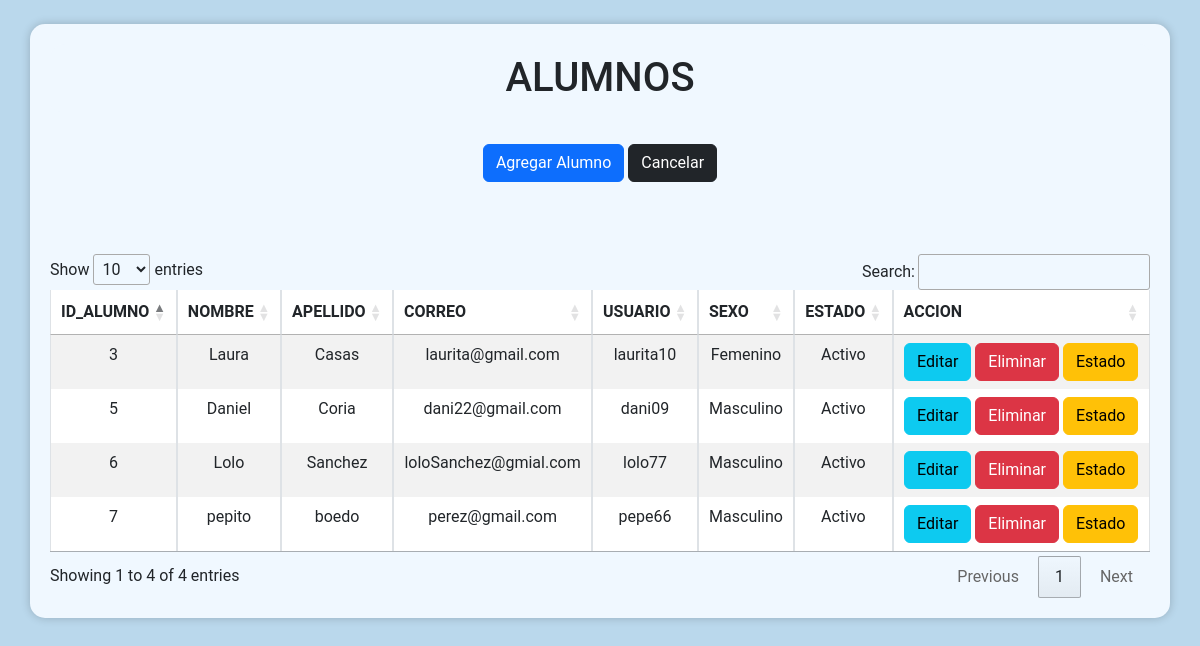
Screenshot of /admin/alumnos/alumnos.php (signed in) with the database file from the repository.
### tables this page shows
CREATE TABLE `alumnos` (
  `id_alumno` int(11) NOT NULL,
  `nombre` varchar(50) NOT NULL,
  `apellido` varchar(50) NOT NULL,
  `correo` varchar(50) NOT NULL,
  `usuario` varchar(50) NOT NULL,
  `contraseña` varchar(50) NOT NULL,
  `id_sexo` int(11) NOT NULL,
  `id_estado` int(11) NOT NULL
);

CREATE TABLE `sexo` (
  `id_sexo` int(11) NOT NULL,
  `tipo` varchar(50) NOT NULL
);

CREATE TABLE `estado` (
  `id_estado` int(11) NOT NULL,
  `tipo` varchar(50) NOT NULL
);

### admin/alumnos/alumnos.php (the view, shortened to what this page needs)
<?php
$conn = mysqli_connect("localhost", "root", "", "gestion_calificaciones");
?>
<!DOCTYPE html>
<html lang="en">
<head>
    <link rel="stylesheet" href="https://cdn.jsdelivr.net/npm/bootstrap@5.3.0-alpha1/dist/css/bootstrap.min.css">
    <link rel="stylesheet" href="//cdn.datatables.net/1.13.4/css/jquery.dataTables.min.css">
</head>
<br>
<body>
    <div class="container">
        <h1>ALUMNOS</h1>
        <br>
        <button type="button" class="btn btn-primary" onclick="window.location.href='insertarAlumno.php'">Agregar Alumno</button>
        <button type="button" class="btn btn-dark" onclick="window.location.href='../modoAdmin.php'">Cancelar</button>
        <br><br><br><br>
        <?php
        $sql = "SELECT p.id_alumno, p.nombre, p.apellido, p.correo, p.usuario, s.tipo AS sexo, e.tipo AS estado
        FROM alumnos p
        JOIN sexo s ON p.id_sexo = s.id_sexo
        JOIN estado e ON p.id_estado = e.id_estado;";
        $result = mysqli_query($conn, $sql);
        ?>
        <table id="alumnos" class="table table-bordered table-striped text-center">
            <thead>
                <tr class="bg-primary text-white">
                    <th scope="col">ID_ALUMNO</th>
                    <th scope="col">NOMBRE</th>
                    <th scope="col">APELLIDO</th>
                    <th scope="col">CORREO</th>
                    <th scope="col">USUARIO</th>
                    <th scope="col">SEXO</th>
                    <th scope="col">ESTADO</th>
                    <th scope="col">ACCION</th>
                </tr>
            </thead>
            <tbody>
                <?php
                while ($mostrar = mysqli_fetch_array($result)) {
                    ?>
                    <tr>
                        <td><?php echo $mostrar['id_alumno'] ?></td>
                        <td><?php echo $mostrar['nombre'] ?></td>
                        <td><?php echo $mostrar['apellido'] ?></td>
                        <td><?php echo $mostrar['correo'] ?></td>
                        <td><?php echo $mostrar['usuario'] ?></td>
                        <td><?php echo $mostrar['sexo'] ?></td>
                        <td><?php echo $mostrar['estado'] ?></td>
                        <td>
                            <button type="button" class="btn btn-info" onclick="window.location.href='editarAlumno.php?id=<?php echo $mostrar["id_alumno"]; ?>'">Editar</button>
                            <button type="button" class="btn btn-danger" onclick="window.location.href='eliminarAlumno.php?id=<?php echo $mostrar["id_alumno"]; ?>'">Eliminar</button>
                            <button type="button" class="btn btn-warning" onclick="window.location.href='estadoAlumno.php?id=<?php echo $mostrar["id_alumno"]; ?>'">Estado</button>
                        </td>
                    </tr>
                <?php
                }
                ?>
            </tbody>
        </table>
    </div>
</body>
</html>

### admin/alumnos/alumnos.php (style rules this page uses)
body { background-color: #BAD8EC; font-family: "Roboto", sans-serif; text-align: center; }
.container { background-color: aliceblue; margin: auto; padding: 20px; border-radius: 15px; box-shadow: 0 0 10px rgba(0, 0, 0, 0.2); }
h1 { background-color:aliceblue; border-radius: 15px 10px 15px 10px; padding: 10px; }

### rows the page displays
alumnos: id_alumno "3", nombre "Laura", apellido "Casas", correo "laurita@gmail.com", usuario "laurita10", id_sexo.tipo "Femenino", id_estado.tipo "Activo"
alumnos: id_alumno "5", nombre "Daniel", apellido "Coria", correo "dani22@gmail.com", usuario "dani09", id_sexo.tipo "Masculino", id_estado.tipo "Activo"
alumnos: id_alumno "6", nombre "Lolo", apellido "Sanchez", correo "loloSanchez@gmial.com", usuario "lolo77", id_sexo.tipo "Masculino", id_estado.tipo "Activo"
alumnos: id_alumno "7", nombre "pepito", apellido "boedo", correo "perez@gmail.com", usuario "pepe66", id_sexo.tipo "Masculino", id_estado.tipo "Activo"
